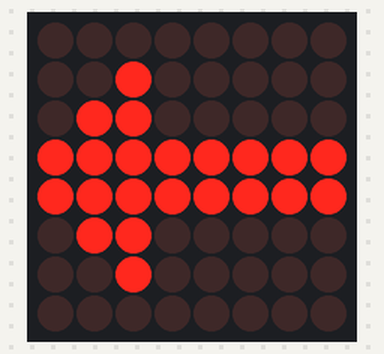
A sketch run on a simulated Arduino Uno, built with avr-gcc and run on an emulated ATmega328P. Parts: 8×8 LED matrix. What the sketch prints to the serial monitor is not drawn.

Above: at 0.1 s.

The sketch:

_01_setup.ino
```cpp
// (licence header left out)
#include "MateMatrix.h"
#include <avr/pgmspace.h>

byte up2[] = {
  B00011000,
  B00111100,
  B01111110,
  B00011000,
  B00011000,
  B01111110,
  B00111100,
  B00011000
};

byte up[] = {
  B00011000,
  B00111100,
  B01111110,
  B00011000,
  B00011000,
  B00011000,
  B00011000,
  B00011000
};

void setup(){
  Serial.begin(9600); // serial communication initialize
  initialisiereMatrix();
  zeigeBild(up);
}

void loop(){

}
```

MateMatrix.cpp
```cpp
// (licence header left out)
#include "Arduino.h"
#include <binary.h>
#include "MateMatrix.h"
#include "LedControl.h"

int dataPin = 8;    // DIN pin of MAX7219 module
int chipSelectPin = 9;    // CS pin of MAX7219 module
int clockPin = 10;  // CLK pin of MAX7219 module

LedControl lc = LedControl(dataPin, clockPin, chipSelectPin, 1);

void initialisiereMatrix() {
  int ledBrightness = 3; // dot matix intensity 0-15
  for(int index=0; index<lc.getDeviceCount(); index++) {
    lc.shutdown(index, false); // disable auto shutdown
    lc.setScanLimit(index, 7); // use all digits
    lc.setIntensity(index, ledBrightness); // set brightness
  }
}

void schalteMatrixAus(){
  Serial.println("clearing matrix");
  for(int index=0; index < lc.getDeviceCount(); index++){
    lc.clearDisplay(index);
  }
}

void zeigeBild(byte columns[]){
  Serial.println("displaying frame");
  for(int i = 0; i<8; i++){
    lc.setColumn(0, i, columns[i]);
  }
}
```

MateMatrix.h
```cpp
// (licence header left out)
#ifndef _MateMatrix_H_
#define _MateMatrix_H_

#include "Arduino.h"

/**
 * Creates and initializes a new Matrix instance
 */
void initialisiereMatrix();

/**
 * Blanks out all of the matrix's LEDs
 */
void schalteMatrixAus();

/**
 * Displays a frame on the matrix
 */
void zeigeBild(byte columns[]);

#endif
```
